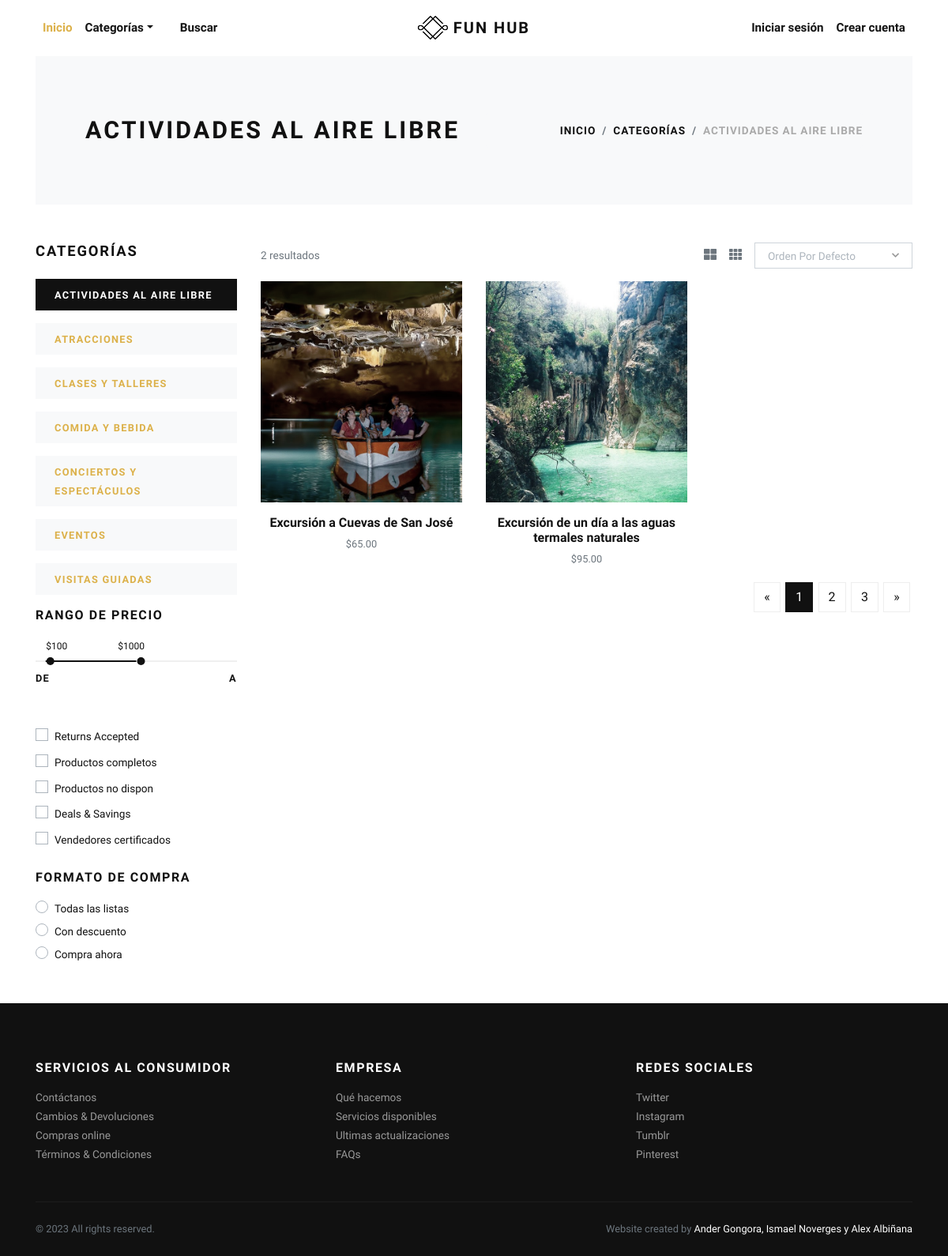
Page /actividades-al-aire-libre/ on the committed database.
### store/models.py (models this page shows, shortened)
class Category(models.Model):
    title = models.CharField(max_length=50, verbose_name="Category Title")
    slug = models.SlugField(max_length=55, verbose_name="Category Slug")
    description = models.TextField(blank=True, verbose_name="Category Description")
    category_image = models.ImageField(upload_to='category', blank=True, null=True, verbose_name="Category Image")
    is_active = models.BooleanField(verbose_name="Is Active?")
    is_featured = models.BooleanField(verbose_name="Is Featured?")
    created_at = models.DateTimeField(auto_now_add=True, verbose_name="Created Date")
    updated_at = models.DateTimeField(auto_now=True, verbose_name="Updated Date")
    class Meta:
        verbose_name_plural = 'Categories'
        ordering = ('title', )

class Product(models.Model):
    title = models.CharField(max_length=150, verbose_name="Product Title")
    slug = models.SlugField(max_length=160, verbose_name="Product Slug")
    sku = models.CharField(max_length=255, unique=True, verbose_name="Unique Product ID (SKU)")
    short_description = models.TextField(verbose_name="Short Description")
    detail_description = models.TextField(blank=True, null=True, verbose_name="Detail Description")
    product_image = models.ImageField(upload_to='product', blank=True, null=True, verbose_name="Product Image")
    price = models.DecimalField(max_digits=8, decimal_places=2)
    category = models.ManyToManyField(Category, verbose_name="Product Categories")
    tags = models.ManyToManyField(Tag, blank=True)
    is_active = models.BooleanField(verbose_name="Is Active?")
    is_featured = models.BooleanField(verbose_name="Is Featured?")
    created_at = models.DateTimeField(auto_now_add=True, verbose_name="Created Date")
    updated_at = models.DateTimeField(auto_now=True, verbose_name="Updated Date")
    class Meta:
        verbose_name_plural = 'Products'
        ordering = ('-created_at', )

### store/views.py (the view)
# urls.py: path('<slug:slug>/', views.category_products, name="category-products"), #No poner debajo de este porque se come las demas urls (busca antes esta url). He estado mucho tiempo pa darme cuenta de que se
def category_products(request, slug):
    category = get_object_or_404(Category, slug=slug)
    products = Product.objects.filter(is_active=True, category=category)
    categories = Category.objects.filter(is_active=True)
    context = {
        'category': category,
        'products': products,
        'categories': categories,
    }
    return render(request, 'store/category_products.html', context)

### store/context_preprocessors.py (called while the page is built)
def store_menu(request):
    categories = Category.objects.filter(is_active=True)
    context = {
        'categories_menu': categories,
    }
    return context

def cart_menu(request):
    if request.user.is_authenticated:
        cart_items= Cart.objects.filter(user=request.user)
        context = {
            'cart_items': cart_items,
        }
    else:
        context = {}
    return context

### templates/store/category_products.html (shortened to what this page needs)
{% extends 'base.html' %}
{% load static %}
    {% block content %}
      <div class="container">
        <section class="py-5 bg-light">
          <div class="container">
            <div class="row px-4 px-lg-5 py-lg-4 align-items-center">
              <div class="col-lg-6">
                <h1 class="h2 text-uppercase mb-0">{{category.title}}</h1>
              </div>
              <div class="col-lg-6 text-lg-right">
                <nav aria-label="breadcrumb">
                  <ol class="breadcrumb justify-content-lg-end mb-0 px-0">
                    <li class="breadcrumb-item"><a href="{% url 'store:home' %}">Inicio</a></li>
                    <li class="breadcrumb-item"><a href="{% url 'store:all-categories' %}">Categorías</a></li>
                    <li class="breadcrumb-item active" aria-current="page">{{category.title}}</li>
                  </ol>
                </nav>
              </div>
            </div>
          </div>
        </section>
        <section class="py-5">
          <div class="container p-0">
            <div class="row">
              <div class="col-lg-3 order-2 order-lg-1">
                <h5 class="text-uppercase mb-4">Categorías</h5>
                {% if categories %}
                  {% for cat in categories %}
                    <a href="{% url 'store:category-products' cat.slug %}">
                      <div class="py-2 px-4 {% if category == cat %}bg-dark text-white {% else %}bg-light{% endif %} mb-3">
                        <strong class="small text-uppercase font-weight-bold">{{cat.title}}</strong>
                      </div>
                    </a>
                  {% endfor %}
                {% endif %}
                <h6 class="text-uppercase mb-4">Rango de precio</h6>
                <div class="price-range pt-4 mb-5">
                  <div id="range"></div>
                  <div class="row pt-2">
                    <div class="col-6"><strong class="small font-weight-bold text-uppercase">De</strong></div>
                    <div class="col-6 text-right"><strong class="small font-weight-bold text-uppercase">A</strong></div>
                  </div>
                </div>
                <div class="custom-control custom-checkbox mb-1">
                  <label class="custom-control-label text-small" for="customCheck1">Returns Accepted</label>
                </div>
                <div class="custom-control custom-checkbox mb-1">
                  <label class="custom-control-label text-small" for="customCheck3">Productos completos</label>
                </div>
                <div class="custom-control custom-checkbox mb-1">
                  <label class="custom-control-label text-small" for="customCheck4">Productos no dispon</label>
                </div>
                <div class="custom-control custom-checkbox mb-1">
                  <label class="custom-control-label text-small" for="customCheck5">Deals &amp; Savings</label>
                </div>
                <div class="custom-control custom-checkbox mb-4">
                  <label class="custom-control-label text-small" for="customCheck6">Vendedores certificados</label>
                </div>
                <h6 class="text-uppercase mb-3">Formato de compra</h6>
                <div class="custom-control custom-radio">
                  <label class="custom-control-label text-small" for="customRadio1">Todas las listas</label>
                </div>
                <div class="custom-control custom-radio">
                  <label class="custom-control-label text-small" for="customRadio2">Con descuento</label>
                </div>
                <div class="custom-control custom-radio">
                  <label class="custom-control-label text-small" for="customRadio4">Compra ahora</label>
                </div>
              </div>
              <div class="col-lg-9 order-1 order-lg-2 mb-5 mb-lg-0">
                <div class="row mb-3 align-items-center">
                  <div class="col-lg-6 mb-2 mb-lg-0">
                    {% if products|length == 1 %}
                    <p class="text-small text-muted mb-0">{{ products|length }} resultado</p>
                    {% else %}
                    <p class="text-small text-muted mb-0">{{ products|length }} resultados</p>
                    {% endif %}
                  </div>
                  <div class="col-lg-6">
                    <ul class="list-inline d-flex align-items-center justify-content-lg-end mb-0">
                      <li class="list-inline-item text-muted mr-3"><a class="reset-anchor p-0" href="#"><i class="fas fa-th-large"></i></a></li>
                      <li class="list-inline-item text-muted mr-3"><a class="reset-anchor p-0" href="#"><i class="fas fa-th"></i></a></li>
                      <li class="list-inline-item">
                      </li>
                    </ul>
                  </div>
                </div>
                <div class="row">
                  {% if products %}
                    {% for product in products %}
                      <div class="col-lg-4 col-sm-6">
                        <div class="product text-center">
                          <div class="mb-3 position-relative">
                            <a class="d-block" href="{% url 'store:product-detail' product.slug %}">
                              {% if product.product_image %}
                                <img class="img-fluid w-100" src="{{product.product_image.url}}" alt="{{product.title}}">
                              {% else %}
                                <img class="img-fluid w-100" src="{% static 'img/product-1.jpg' %}" alt="{{product.title}}">
                              {% endif %}
                            </a>
                          </div>
                          <h6> <a class="reset-anchor" href="{% url 'store:product-detail' product.slug %}">{{product.title}}</a></h6>
                          <p class="small text-muted">${{product.price}}</p>
                        </div>
                      </div>
                    {% endfor %}
                  {% endif %}
                </div>
                <nav aria-label="Page navigation example">
                  <ul class="pagination justify-content-center justify-content-lg-end">
                    <li class="page-item"><a class="page-link" href="#" aria-label="Previous"><span aria-hidden="true">«</span></a></li>
                    <li class="page-item active"><a class="page-link" href="#">1</a></li>
                    <li class="page-item"><a class="page-link" href="#">2</a></li>
                    <li class="page-item"><a class="page-link" href="#">3</a></li>
                    <li class="page-item"><a class="page-link" href="#" aria-label="Next"><span aria-hidden="true">»</span></a></li>
                  </ul>
                </nav>
              </div>
            </div>
          </div>
        </section>
      </div>
      {% endblock content %}

### jewelryshop/static/css/style.default.css (style rules this page uses)
.text-small { font-size: 0.85rem !important; }
strong { font-weight: 700; }
.product img { -webkit-filter: grayscale(40%); filter: grayscale(40%); transition: all 0.3s; }
.text-uppercase { text-transform: uppercase; letter-spacing: 0.1em; }
.reset-anchor { color: inherit; transition: all 0.3s; }
.noUi-target { background: #efefef; border-radius: 0; border: none; box-shadow: none; }
.noUi-horizontal { height: 2px; }
body { font-family: "Libre Franklin", sans-serif; font-size: 1rem; font-weight: 400; line-height: 1.5; color: #111111; background-color: #fff; }
a { color: #dcb14a; text-decoration: none; }
h1, h2, h3, h4, h5, h6, .h1, .h2, .h3, .h4, .h5, .h6 { margin-bottom: 0.5rem; font-family: inherit; font-weight: 900; line-height: 1.2; color: inherit; }
h1, .h1 { font-size: 2.2rem; }
h2, .h2 { font-size: 1.9rem; }
h5, .h5 { font-size: 1.15rem; }
h6, .h6 { font-size: 1rem; }
small, .small { font-size: 80%; font-weight: 400; }
.page-item:first-child .page-link { border-top-left-radius: 0; border-bottom-left-radius: 0; }
.page-item:last-child .page-link { border-top-right-radius: 0; border-bottom-right-radius: 0; }
.page-item.active .page-link { color: #fff; background-color: #111111; border-color: #111111; }
.page-link { padding: 0.5rem 0.75rem; line-height: 1.25; color: #111111; background-color: none; border: 1px solid #eee; margin: 0.2rem; transition: all 0.3s; }
.bg-light { background-color: #f8f9fa !important; }
.bg-dark { background-color: #111111 !important; }
.custom-checkbox .custom-control-label::before { border-radius: 0; }
.custom-radio .custom-control-label::before { border-radius: 50%; }
.custom-control-label { font-weight: 400; line-height: 2.1em; cursor: pointer; }
.breadcrumb { background: #f8f9fa; }
.breadcrumb-item { font-size: 0.85rem; text-transform: uppercase; letter-spacing: 0.07em; font-weight: 900; color: #111111; }
.breadcrumb-item a { color: inherit; transition: all 0.3s; }
.breadcrumb-item.active { color: #aaa; }

### rows in the picture
Category: title "ACTIVIDADES AL AIRE LIBRE"
Category: title "ATRACCIONES"
Category: title "CLASES Y TALLERES"
Category: title "COMIDA Y BEBIDA"
Category: title "CONCIERTOS Y ESPECTÁCULOS"
Category: title "EVENTOS"
Category: title "VISITAS GUIADAS"
Product: product_image (picture), title "Excursión a Cuevas de San José", price "65.00"
Product: product_image (picture), title "Excursión de un día a las aguas termales naturales", price "95.00"

### other values in the picture
{{ products|length }} "2"
